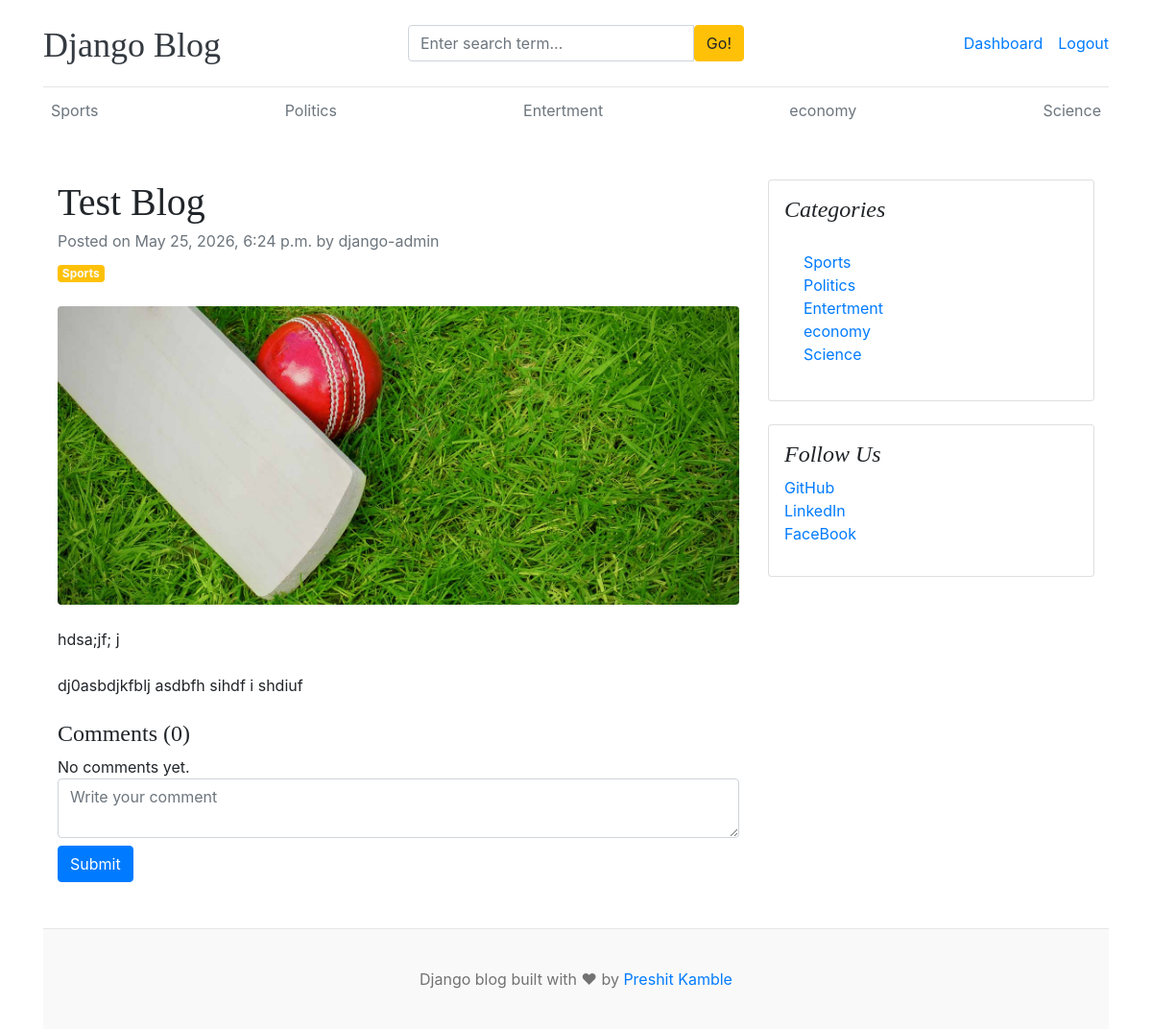
Page /Test-Blog/ (signed in) on the committed database.
### blogs/models.py (models this page shows, shortened)
class Category(models.Model):
    category_name = models.CharField(max_length=50, unique=True)
    created_at = models.DateTimeField(auto_now_add= True)
    updated_at = models.DateTimeField(auto_now=True)
    class Meta:
        verbose_name = 'Category'
        verbose_name_plural = 'Categories'
    def __str__(self):
        return self.category_name

class Blog(models.Model):
    title = models.CharField(max_length=100)
    slug = models.SlugField(max_length=150, unique=True, blank=True)
    category = models.ForeignKey(Category, on_delete=models.CASCADE, null=True, blank=True)
    author = models.ForeignKey(User, on_delete=models.CASCADE)
    featured_image = models.ImageField(upload_to='uploads/%Y/%m/%d')
    short_description = models.TextField(max_length=500)
    blog_body = models.TextField(max_length=2000)
    status = models.CharField(max_length=20, choices=STATUS_CHOICES, default="Draft")
    is_featured = models.BooleanField(default=False)
    created_at = models.DateTimeField(auto_now_add=True)
    updated_at = models.DateTimeField(auto_now=True)

class SocialLinks(models.Model):
    platform = models.CharField(max_length=50)
    link = models.URLField()

### blogs/views.py (the view, shortened to what this page needs)
# urls.py: path('<slug:slug>/', BlogsView.blogs, name = 'blogs'),
@login_required(login_url='login_page')
def blogs(request,slug):
    single_blog = get_object_or_404(Blog, slug = slug, status = 'Published')
    comments = Comment.objects.filter(blog=single_blog)
    comment_count = comments.count()
    context = {
        'slug' : slug,
        'single_blog' : single_blog,
        'comments' : comments,
        'comment_count' : comment_count,
    }
    return render(request,'blogs.html',context=context)

### blogs/context_processors.py (called while the page is built)
def get_categories(request):
    categories = Category.objects.all()
    return dict(categories=categories)

def get_blogs(request):
    blogs = Blog.objects.all()
    return dict(blogs=blogs)

def get_About(request):
    try:
        contact = About.objects.get()
    except About.DoesNotExist:
        contact = None
    return dict(contact = contact)

def get_SocialLinks(request):
    social_links = SocialLinks.objects.all()
    return dict(social_links = social_links)

### templates/blogs.html (shortened to what this page needs)
{% extends 'base.html' %}
{% block content %}
<div class="container mt-5">
    <div class="row">
        <div class="col-lg-8">
            <article>
                <header class="mb-4">
                    <h1 class="fw-bolder mb-1">{{ single_blog.title }}</h1>
                    <div class="text-muted fst-italic mb-2">Posted on {{ single_blog.created_at }} by {{ single_blog.author }}</div>
                    <a class="badge bg-warning text-decoration-none text-light" href="#!">{{ single_blog.category }}</a>
                </header>
                <figure class="mb-4"><img class="img-fluid rounded" src="{{ single_blog.featured_image.url }}" alt="..." /></figure>
                <section class="mb-5">
                    <p class="fs-5 mb-4">{{ single_blog.short_description }}</p>
                    <p class="fs-5 mb-4">{{ single_blog.blog_body }}</p>
                    <h4>Comments ({{ comment_count }})</h4>
                    {% if comments %}
                        {% for comment in comments %}
                            <div class="card mt-1">
                                <div class="card-body">
                                    <p class="card-text mb-0">{{ comment.comments }}</p>
                                    <span class="row">
                                        <div class="col-md-9">
                                        <small>By {{ comment.user }}</small>
                                        <small>| {{ comment.created_at | timesince }} ago</small>
                                        </div>
                                        {% if comment.user == user %}
                                        <div class="d-flex justify-content-end col-md-3 ">
                                            <a href="{%url 'delete_user_comment' comment.id %}"><i class="fa fa-trash text-danger"></i></a>
                                        </div>
                                        {% endif %}
                                        <br>
                                    </span>
                                </div>
                            </div>
                        {% endfor %}
                    {% else %}
                    No comments yet.
                    {% endif %}
                    <br>
                    <div class="form-group">
                        {% if user.is_authenticated %}
                        <form action="{%url 'blogs' single_blog.slug %}" method="POST">
                            <div class="form-group">
                                <textarea name="comment" class="form-control" placeholder="Write your comment"></textarea>
                                <input type="submit" value="Submit" class="btn btn-primary mt-2">
                            </div>
                        </form>
                        {% else %}
                            <p>Please <span><a href="{% url 'login' %}">login</a></span> to write a comment!</p>
                        {% endif %}
                    </div>
                </section>
            </article>
        </div>
        <div class="col-lg-4">
            <div class="card mb-4 p-3">
                <h4 class="font-italic">Categories</h4>
                <div class="card-body">
                    <div class="row">
                        <div class="col-sm-6">
                            <ul class="list-unstyled mb-0">
                                {% for cat in categories %}
                                <li><a href="{% url 'post_by_category' cat.id %}">{{ cat.category_name }}</a></li>
                                {% endfor %}
                            </ul>
                        </div>
                    </div>
                </div>
            </div>
            {% if social_links %}
            <div class="card mb-4 p-3">
                <h4 class="font-italic">Follow Us</h4>
                <ol class="list-unstyled">
                    {% for i in social_links %}
                    <li><a href="{{ i.link }}" target="_blank">{{ i.platform }}</a></li>
                    {% endfor %}
                </ol>
            </div>
            {% endif %}
        </div>
    </div>
</div>
{% endblock %}

### templates/base.html (shortened to what this page needs)
{% load static %}
<!DOCTYPE html>
<html lang="en">
<head>
    <link href="https://getbootstrap.com/docs/4.0/dist/css/bootstrap.min.css" rel="stylesheet">
    <link href="{% static "css/blog.css" %}" rel="stylesheet">
    <link rel="stylesheet" href="https://cdnjs.cloudflare.com/ajax/libs/font-awesome/4.7.0/css/font-awesome.min.css">
  </head>
<body>
  <div class="container">
    <header class="blog-header py-3">
      <div class="row flex-nowrap justify-content-between align-items-center">
        <div class="col-4 pt-1">
          <a class="blog-header-logo text-dark" href="/">Django Blog</a>
        </div>
        <div class="col-4">
          <form action="{% url 'search' %}" method='GET'>
            <div class="input-group">
                <input value = "{{Keyword}}" class= "form-control" type="text" required name = "Keyword" placeholder="Enter search term..." aria-lable = "Enter search term...">
                <button type="Submit" class="btn btn-warning" id="button-search">Go!</button>
              </div>
            </form>
          </div>
          <div class="col-4 d-flex justify-content-end align-items-center">
          {% if not user.is_authenticated %}
            <a class="btn btn-sm btn-warning" href="{% url "login_page" %}">Login</a> &nbsp;
            <a class="btn btn-sm btn-outline-secondary" href="{% url "register_page" %}">Sign-Up</a>
          {% else %}
            <span><a href="{% url 'dashboard' %}">Dashboard</a></span>
            <span><a href="{% url 'logout_page' %}">Logout</a></span>
          {% endif %}
          </div>
        </div>
      </header>
      <div class="nav-scroller py-1 mb-2">
        <nav class="nav d-flex justify-content-between">
          {% for category in categories %}
          {%if category.category_name == Name_of_perticular_category%}
            <a class="fs-6 text-success" href="{% url 'post_by_category' category.id %}">{{ category.category_name }}</a>
          {%else%}
            <a class="p-2 text-muted" href="{% url 'post_by_category' category.id %}">{{ category.category_name }}</a>
          {%endif%}
          {% endfor %}
        </nav>
      </div>
{% block content %}
{% endblock content %}
<footer class="blog-footer">
  <p>Django blog built with ❤ by <a href="#">Preshit Kamble</a></p>
</footer>
</body>
</html>

### blog_main/static/css/blog.css (style rules this page uses)
.blog-header { border-bottom: 1px solid #e5e5e5; }
.blog-header-logo { font-family: "Playfair Display", Georgia, "Times New Roman", serif; font-size: 2.25rem; }
h1, h2, h3, h4, h5, h6 { font-family: "Playfair Display", Georgia, "Times New Roman", serif; }
.blog-footer { padding: 2.5rem 0; color: #727272; text-align: center; background-color: #f9f9f9; border-top: .05rem solid #e5e5e5; }
.blog-footer p:last-child { margin-bottom: 0; }

### rows in the picture
Category: category_name "Sports"
Category: category_name "Politics"
Category: category_name "Entertment"
Category: category_name "economy"
Category: category_name "Science"
Blog: title "Test Blog", created_at "May 25, 2026, 6:24 p.m.", author "django-admin", category "Sports", featured_image (picture), short_description "hdsa;jf; j", blog_body "dj0asbdjkfblj asdbfh sihdf i shdiuf"
SocialLinks: platform "GitHub"
SocialLinks: platform "LinkedIn"
SocialLinks: platform "FaceBook"

### other values in the picture
{{ comment_count }} "0"
